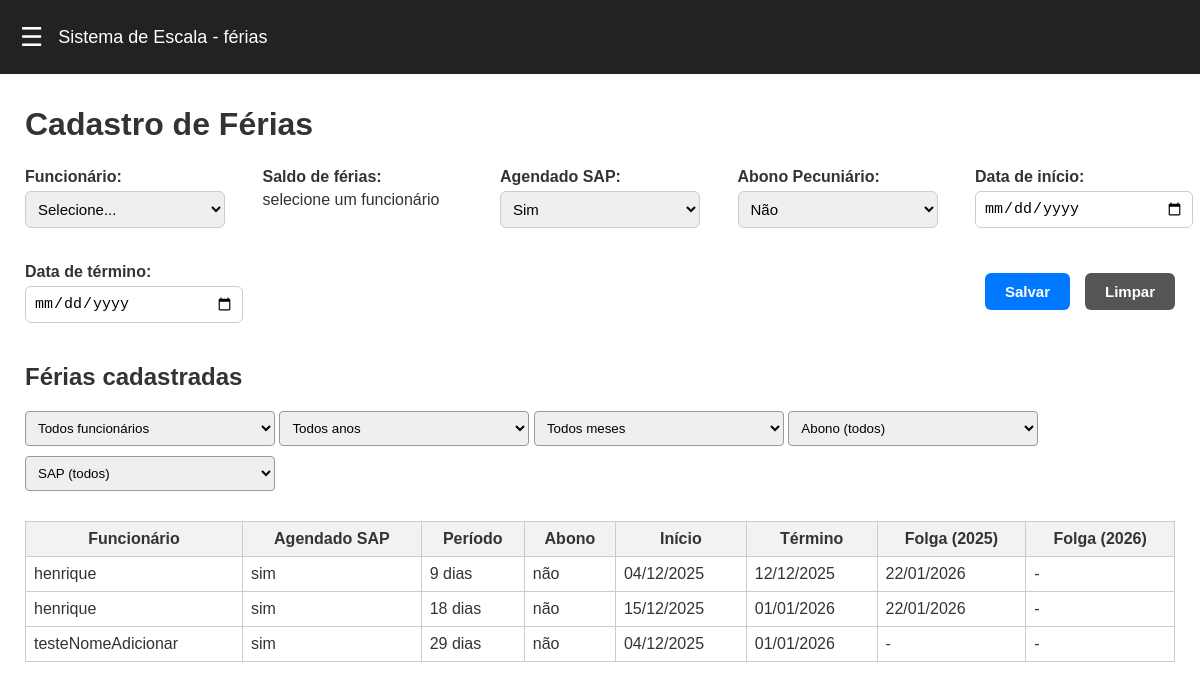
The page / on the database its author committed.
### tables this page shows
CREATE TABLE ferias (
            id INTEGER PRIMARY KEY AUTOINCREMENT,
            funcionario_id INTEGER NOT NULL,
            agendado_sap TEXT CHECK(agendado_sap IN ('sim', 'não')) DEFAULT 'não',
            periodo_dias INTEGER NOT NULL,
            abono_peculiario TEXT CHECK(abono_peculiario IN ('sim', 'não')) DEFAULT 'não',
            data_inicio TEXT NOT NULL,
            data_fim TEXT NOT NULL,
            folga_assiduidade_ano_anterior TEXT,
            folga_assiduidade_ano TEXT,
            cor TEXT,
            FOREIGN KEY (funcionario_id) REFERENCES funcionarios(id)
        );

CREATE TABLE funcionarios (
            id INTEGER PRIMARY KEY AUTOINCREMENT,
            nome TEXT NOT NULL
        );

### routes/ferias_routes.py (the view)
@ferias_bp.route("/")
def pagina_inicial():
    ano_atual = datetime.now().year
    ano_proximo = ano_atual + 1
    funcionarios = listar_funcionarios()
    ferias = listar_ferias(ano_atual, ano_proximo)
    funcionarios_saldo = []
    for f in funcionarios:
        saldo = 30 - total_dias_ferias(f[0])
        funcionarios_saldo.append((f[0], f[1], saldo))
    return render_template(
        "index.html",
        funcionarios=funcionarios_saldo,
        ferias=ferias,
        ano_atual=ano_atual,
        ano_proximo=ano_proximo
    )

### database.py (called while the page is built)
def get_connection():
    return sqlite3.connect(DB_NAME)

### services/ferias_service.py (called while the page is built)
def formatar_data(data_str):
    if not data_str:
        return None
    ano, mes, dia = data_str.split("-")
    return f"{dia}/{mes}/{ano}"

def total_dias_ferias(funcionario_id):
    conn = get_connection()
    cursor = conn.cursor()
    cursor.execute("""
        SELECT SUM(periodo_dias)
        FROM ferias
        WHERE funcionario_id = ?
    """, (funcionario_id,))
    total = cursor.fetchone()[0]
    conn.close()
    return total or 0

### services/funcionario_service.py (called while the page is built)
def listar_funcionarios():
    conn = get_connection()
    cursor = conn.cursor()
    cursor.execute("SELECT id, nome FROM funcionarios ORDER BY nome;")
    dados = cursor.fetchall()
    conn.close()
    return dados

### templates/index.html (shortened to what this page needs)
{% extends "base.html" %}
{% block content %}
<h1>Cadastro de Férias</h1>
<form action="/adicionar-ferias" method="POST" class="form-section" id="formFerias">
    <div class="form-group">
        <label>Funcionário:</label>
        <select name="funcionario_id" id="funcionario_id" required>
            <option value="">Selecione...</option>
        </select>
    </div>
    <div class="form-group">
        <label id="label_saldo">Saldo de férias:</label>
        <span id="span_saldo">selecione um funcionário</span>
    </div>
    <div class="form-group">
        <label>Agendado SAP:</label>
        <select name="agendado_sap" id="agendado_sap">
            <option value="sim">Sim</option>
        </select>
    </div>
    <div class="form-group">
        <label>Abono Pecuniário:</label>
        <select name="abono_peculiario" id="abono_peculiario">
            <option value="não" selected>Não</option>
        </select>
    </div>
    <div class="form-group">
        <label>Data de início:</label>
        <input type="date" name="inicio" id="inicio" required>
    </div>
    <div class="form-group">
        <label>Data de término:</label>
        <input type="date" name="fim" id="fim" required>
    </div>
    <div class="form-buttons">
        <button type="submit" id="btnSubmit" class="btn">Salvar</button>
        <button type="button" class="btn-secondary" onclick="limparFormulario()">Limpar</button>
    </div>
</form>
<h2>Férias cadastradas</h2>
<div class="filters">
    <select id="filtro_funcionario">
        <option value="">Todos funcionários</option>
    </select>
    <select id="filtro_ano">
        <option value="">Todos anos</option>
    </select>
    <select id="filtro_mes">
        <option value="">Todos meses</option>
    </select>
    <select id="filtro_abono">
        <option value="">Abono (todos)</option>
    </select>
    <select id="filtro_sap">
        <option value="">SAP (todos)</option>
    </select>
</div>
<table class="table">
    <thead>
        <tr>
            <th>Funcionário</th>
            <th>Agendado SAP</th>
            <th>Período</th>
            <th>Abono</th>
            <th>Início</th>
            <th>Término</th>
            <th>Folga ({{ ano_atual }})</th>
            <th>Folga ({{ ano_proximo }})</th>
        </tr>
    </thead>
    <tbody>
    {% for f in ferias %}
    <tr class="clickable-row"
        onclick="carregarFerias(
            '{{ f[0] }}','{{ f[1] }}','{{ f[3] }}','{{ f[4] }}','{{ f[5] }}',
            '{{ f[10] }}','{{ f[11] }}','{{ f[12] }}','{{ f[13] }}'
        )">
        <td>{{ f[2] }}</td>
        <td>{{ f[3] }}</td>
        <td>{{ f[4] }} dias</td>
        <td>{{ f[5] }}</td>
        <td>{{ f[6] }}</td>
        <td>{{ f[7] }}</td>
        <td>{{ f[8] or '-' }}</td>
        <td>{{ f[9] or '-' }}</td>
    </tr>
    {% endfor %}
    </tbody>
</table>
{% endblock %}

### templates/base.html (shortened to what this page needs)
<!DOCTYPE html>
<html lang="pt-br">
<head>
    <link rel="stylesheet" href="{{ url_for('static', filename='styles/styles.css') }}">
</head>
<body>
    <div class="topbar">
        <span class="hamburger" onclick="openMenu()">&#9776;</span>
        Sistema de Escala - férias
    </div>
    <div class="content">
        {% block content %}{% endblock %}
    </div>
</body>
</html>

### static/styles/styles.css (style rules this page uses)
:root { --cor-fundo-geral: #ffffff; --cor-texto: #333; --cor-topbar-fundo: #222; --cor-topbar-texto: #ffffff; --cor-menu-fundo: #333; --cor-menu-hover: #444; --cor-menu-texto: #ddd; --cor-menu-texto-hover: #fff; --cor-borda-tabela: #999; --cor-header-tabela: #f2f2f2; --cor-botao: #0078ff; --cor-botao-hover: #005fcc; --cor-botao-texto: #fff; --cor-danger: #d9534f; --cor-danger-hover: #c9302c; }
body { margin: 0; font-family: Arial, sans-serif; background: var(--cor-fundo-geral); color: var(--cor-texto); }
.content { padding: 25px; margin-top: 50px; position: relative; z-index: 1; }
.topbar { background: var(--cor-topbar-fundo); color: var(--cor-topbar-texto); padding: 12px 20px; display: flex; align-items: center; font-size: 18px; position: fixed; top: 0; left: 0; width: 100%; height: 50px; z-index: 9999; }
.hamburger { font-size: 26px; cursor: pointer; margin-right: 15px; }
table { border-collapse: collapse; width: 100%; margin-top: 20px; }
table th { background: var(--cor-header-tabela); padding: 10px; border: 1px solid var(--cor-borda-tabela); }
table td { padding: 10px; border: 1px solid var(--cor-borda-tabela); }
input[type="text"], input[type="number"], input[type="date"], select { padding: 8px; margin-bottom: 10px; border: 1px solid var(--cor-borda-tabela); border-radius: 4px; width: 250px; }
button { padding: 8px 14px; background: var(--cor-botao); color: var(--cor-botao-texto); border: none; cursor: pointer; border-radius: 4px; }
h1 { color: var(--cor-texto); margin-bottom: 15px; }
h2 { color: var(--cor-texto); }
.btn { grid-column: span 2; padding: 10px; background: var(--primary); color: white; border: none; cursor: pointer; }
.table { width: 100%; border-collapse: collapse; }
.table th, .table td { border: 1px solid #ccc; padding: 8px; }
.form-section { display: flex; justify-content: space-between; align-items: flex-start; gap: 25px; width: 100%; flex-wrap: nowrap; padding: 10px 0; }
.form-group { display: flex; flex-direction: column; min-width: 150px; max-width: 200px; }
.form-group label { font-weight: bold; margin-bottom: 5px; }
.form-group input, .form-group select { padding: 8px; border: 1px solid #ccc; border-radius: 6px; font-size: 15px; width: 100%; }
.form-buttons { display: flex; gap: 15px; align-items: center; margin-top: 10px; }
.form-buttons button { padding: 10px 20px; font-weight: bold; border-radius: 6px; font-size: 15px; }
.btn { background: #0078ff; color: white; border: none; }
.btn-secondary { background: #555; color: white; }
@media (max-width: 1200px) { .form-section { flex-wrap: wrap; } }
@media (max-width: 1200px) { .form-group { width: calc(50% - 20px); } }
.topbar { position: fixed; width: 100%; z-index: 9999; }
.content { margin-top: 60px; position: relative; z-index: 1; }

### rows shown on the page
ferias: nome "henrique", agendado_sap "sim", periodo_dias "9", abono_peculiario "não", data_inicio "04/12/2025", data_fim "12/12/2025", f "22/01/2026", f "-"
ferias: nome "henrique", agendado_sap "sim", periodo_dias "18", abono_peculiario "não", data_inicio "15/12/2025", data_fim "01/01/2026", f "22/01/2026", f "-"
ferias: nome "testeNomeAdicionar", agendado_sap "sim", periodo_dias "29", abono_peculiario "não", data_inicio "04/12/2025", data_fim "01/01/2026", f "-"
